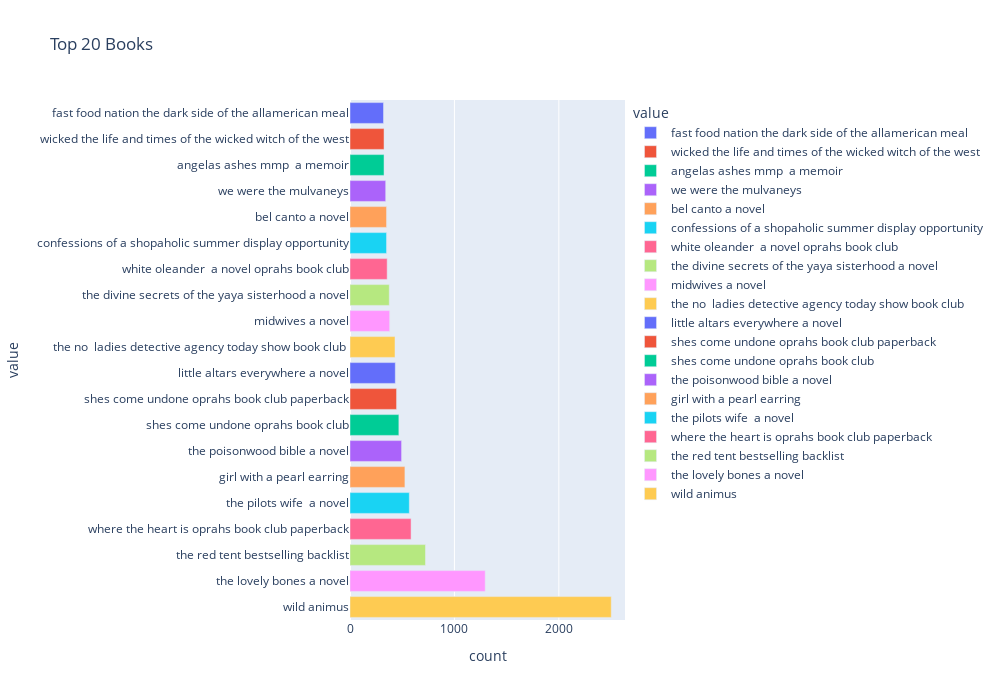

Here is the notebook cell this chart was saved with:
### Code cell
top_book = merge_data['book_title'].value_counts().reset_index()
top_book.columns = ['value', 'count']
top_book['value'] = top_book['value']
top_book = top_book.sort_values('count')
fig = px.bar(top_book.tail(20), x="count", y="value", title='Top 20 Books', orientation='h', color='value',
             width=1000, height=700)
fig.show()

### Figure 1 — Plotly figure (JSON) as saved in the notebook; plotly's stock layout.template omitted (floating-point values rounded to 4 significant figures)
{"data": [{"alignmentgroup": "True", "hovertemplate": "value=%{y}<br>count=%{x}<extra></extra>", "legendgroup": "fast food nation the dark side of the allamerican meal", "marker": {"color": "#636efa", "pattern": {"shape": ""}}, "name": "fast food nation the dark side of the allamerican meal", "offsetgroup": "fast food nation the dark side of the allamerican meal", "orientation": "h", "showlegend": true, "textposition": "auto", "type": "bar", "x": [321], "xaxis": "x", "y": ["fast food nation the dark side of the allamerican meal"], "yaxis": "y"}, {"alignmentgroup": "True", "hovertemplate": "value=%{y}<br>count=%{x}<extra></extra>", "legendgroup": "wicked the life and times of the wicked witch of the west", "marker": {"color": "#EF553B", "pattern": {"shape": ""}}, "name": "wicked the life and times of the wicked witch of the west", "offsetgroup": "wicked the life and times of the wicked witch of the west", "orientation": "h", "showlegend": true, "textposition": "auto", "type": "bar", "x": [326], "xaxis": "x", "y": ["wicked the life and times of the wicked witch of the west"], "yaxis": "y"}, {"alignmentgroup": "True", "hovertemplate": "value=%{y}<br>count=%{x}<extra></extra>", "legendgroup": "angelas ashes mmp  a memoir", "marker": {"color": "#00cc96", "pattern": {"shape": ""}}, "name": "angelas ashes mmp  a memoir", "offsetgroup": "angelas ashes mmp  a memoir", "orientation": "h", "showlegend": true, "textposition": "auto", "type": "bar", "x": [326], "xaxis": "x", "y": ["angelas ashes mmp  a memoir"], "yaxis": "y"}, {"alignmentgroup": "True", "hovertemplate": "value=%{y}<br>count=%{x}<extra></extra>", "legendgroup": "we were the mulvaneys", "marker": {"color": "#ab63fa", "pattern": {"shape": ""}}, "name": "we were the mulvaneys", "offsetgroup": "we were the mulvaneys", "orientation": "h", "showlegend": true, "textposition": "auto", "type": "bar", "x": [342], "xaxis": "x", "y": ["we were the mulvaneys"], "yaxis": "y"}, {"alignmentgroup": "True", "hovertemplate": "value=%{y}<br>count=%{x}<extra></extra>", "legendgroup": "bel canto a novel", "marker": {"color": "#FFA15A", "pattern": {"shape": ""}}, "name": "bel canto a novel", "offsetgroup": "bel canto a novel", "orientation": "h", "showlegend": true, "textposition": "auto", "type": "bar", "x": [350], "xaxis": "x", "y": ["bel canto a novel"], "yaxis": "y"}, {"alignmentgroup": "True", "hovertemplate": "value=%{y}<br>count=%{x}<extra></extra>", "legendgroup": "confessions of a shopaholic summer display opportunity", "marker": {"color": "#19d3f3", "pattern": {"shape": ""}}, "name": "confessions of a shopaholic summer display opportunity", "offsetgroup": "confessions of a shopaholic summer display opportunity", "orientation": "h", "showlegend": true, "textposition": "auto", "type": "bar", "x": [350], "xaxis": "x", "y": ["confessions of a shopaholic summer display opportunity"], "yaxis": "y"}, {"alignmentgroup": "True", "hovertemplate": "value=%{y}<br>count=%{x}<extra></extra>", "legendgroup": "white oleander  a novel oprahs book club", "marker": {"color": "#FF6692", "pattern": {"shape": ""}}, "name": "white oleander  a novel oprahs book club", "offsetgroup": "white oleander  a novel oprahs book club", "orientation": "h", "showlegend": true, "textposition": "auto", "type": "bar", "x": [356], "xaxis": "x", "y": ["white oleander  a novel oprahs book club"], "yaxis": "y"}, {"alignmentgroup": "True", "hovertemplate": "value=%{y}<br>count=%{x}<extra></extra>", "legendgroup": "the divine secrets of the yaya sisterhood a novel", "marker": {"color": "#B6E880", "pattern": {"shape": ""}}, "name": "the divine secrets of the yaya sisterhood a novel", "offsetgroup": "the divine secrets of the yaya sisterhood a novel", "orientation": "h", "showlegend": true, "textposition": "auto", "type": "bar", "x": [376], "xaxis": "x", "y": ["the divine secrets of the yaya sisterhood a novel"], "yaxis": "y"}, {"alignmentgroup": "True", "hovertemplate": "value=%{y}<br>count=%{x}<extra></extra>", "legendgroup": "midwives a novel", "marker": {"color": "#FF97FF", "pattern": {"shape": ""}}, "name": "midwives a novel", "offsetgroup": "midwives a novel", "orientation": "h", "showlegend": true, "textposition": "auto", "type": "bar", "x": [380], "xaxis": "x", "y": ["midwives a novel"], "yaxis": "y"}, {"alignmentgroup": "True", "hovertemplate": "value=%{y}<br>count=%{x}<extra></extra>", "legendgroup": "the no  ladies detective agency today show book club ", "marker": {"color": "#FECB52", "pattern": {"shape": ""}}, "name": "the no  ladies detective agency today show book club ", "offsetgroup": "the no  ladies detective agency today show book club ", "orientation": "h", "showlegend": true, "textposition": "auto", "type": "bar", "x": [431], "xaxis": "x", "y": ["the no  ladies detective agency today show book club "], "yaxis": "y"}, {"alignmentgroup": "True", "hovertemplate": "value=%{y}<br>count=%{x}<extra></extra>", "legendgroup": "little altars everywhere a novel", "marker": {"color": "#636efa", "pattern": {"shape": ""}}, "name": "little altars everywhere a novel", "offsetgroup": "little altars everywhere a novel", "orientation": "h", "showlegend": true, "textposition": "auto", "type": "bar", "x": [434], "xaxis": "x", "y": ["little altars everywhere a novel"], "yaxis": "y"}, {"alignmentgroup": "True", "hovertemplate": "value=%{y}<br>count=%{x}<extra></extra>", "legendgroup": "shes come undone oprahs book club paperback", "marker": {"color": "#EF553B", "pattern": {"shape": ""}}, "name": "shes come undone oprahs book club paperback", "offsetgroup": "shes come undone oprahs book club paperback", "orientation": "h", "showlegend": true, "textposition": "auto", "type": "bar", "x": [446], "xaxis": "x", "y": ["shes come undone oprahs book club paperback"], "yaxis": "y"}, {"alignmentgroup": "True", "hovertemplate": "value=%{y}<br>count=%{x}<extra></extra>", "legendgroup": "shes come undone oprahs book club", "marker": {"color": "#00cc96", "pattern": {"shape": ""}}, "name": "shes come undone oprahs book club", "offsetgroup": "shes come undone oprahs book club", "orientation": "h", "showlegend": true, "textposition": "auto", "type": "bar", "x": [468], "xaxis": "x", "y": ["shes come undone oprahs book club"], "yaxis": "y"}, {"alignmentgroup": "True", "hovertemplate": "value=%{y}<br>count=%{x}<extra></extra>", "legendgroup": "the poisonwood bible a novel", "marker": {"color": "#ab63fa", "pattern": {"shape": ""}}, "name": "the poisonwood bible a novel", "offsetgroup": "the poisonwood bible a novel", "orientation": "h", "showlegend": true, "textposition": "auto", "type": "bar", "x": [494], "xaxis": "x", "y": ["the poisonwood bible a novel"], "yaxis": "y"}, {"alignmentgroup": "True", "hovertemplate": "value=%{y}<br>count=%{x}<extra></extra>", "legendgroup": "girl with a pearl earring", "marker": {"color": "#FFA15A", "pattern": {"shape": ""}}, "name": "girl with a pearl earring", "offsetgroup": "girl with a pearl earring", "orientation": "h", "showlegend": true, "textposition": "auto", "type": "bar", "x": [526], "xaxis": "x", "y": ["girl with a pearl earring"], "yaxis": "y"}, {"alignmentgroup": "True", "hovertemplate": "value=%{y}<br>count=%{x}<extra></extra>", "legendgroup": "the pilots wife  a novel", "marker": {"color": "#19d3f3", "pattern": {"shape": ""}}, "name": "the pilots wife  a novel", "offsetgroup": "the pilots wife  a novel", "orientation": "h", "showlegend": true, "textposition": "auto", "type": "bar", "x": [568], "xaxis": "x", "y": ["the pilots wife  a novel"], "yaxis": "y"}, {"alignmentgroup": "True", "hovertemplate": "value=%{y}<br>count=%{x}<extra></extra>", "legendgroup": "where the heart is oprahs book club paperback", "marker": {"color": "#FF6692", "pattern": {"shape": ""}}, "name": "where the heart is oprahs book club paperback", "offsetgroup": "where the heart is oprahs book club paperback", "orientation": "h", "showlegend": true, "textposition": "auto", "type": "bar", "x": [585], "xaxis": "x", "y": ["where the heart is oprahs book club paperback"], "yaxis": "y"}, {"alignmentgroup": "True", "hovertemplate": "value=%{y}<br>count=%{x}<extra></extra>", "legendgroup": "the red tent bestselling backlist", "marker": {"color": "#B6E880", "pattern": {"shape": ""}}, "name": "the red tent bestselling backlist", "offsetgroup": "the red tent bestselling backlist", "orientation": "h", "showlegend": true, "textposition": "auto", "type": "bar", "x": [723], "xaxis": "x", "y": ["the red tent bestselling backlist"], "yaxis": "y"}, {"alignmentgroup": "True", "hovertemplate": "value=%{y}<br>count=%{x}<extra></extra>", "legendgroup": "the lovely bones a novel", "marker": {"color": "#FF97FF", "pattern": {"shape": ""}}, "name": "the lovely bones a novel", "offsetgroup": "the lovely bones a novel", "orientation": "h", "showlegend": true, "textposition": "auto", "type": "bar", "x": [1295], "xaxis": "x", "y": ["the lovely bones a novel"], "yaxis": "y"}, {"alignmentgroup": "True", "hovertemplate": "value=%{y}<br>count=%{x}<extra></extra>", "legendgroup": "wild animus", "marker": {"color": "#FECB52", "pattern": {"shape": ""}}, "name": "wild animus", "offsetgroup": "wild animus", "orientation": "h", "showlegend": true, "textposition": "auto", "type": "bar", "x": [2502], "xaxis": "x", "y": ["wild animus"], "yaxis": "y"}], "layout": {"barmode": "relative", "height": 700, "legend": {"title": {"text": "value"}, "tracegroupgap": 0}, "title": {"text": "Top 20 Books"}, "width": 1000, "xaxis": {"anchor": "y", "domain": [0, 1], "title": {"text": "count"}}, "yaxis": {"anchor": "x", "categoryarray": ["wild animus", "the lovely bones a novel", "the red tent bestselling backlist", "where the heart is oprahs book club paperback", "the pilots wife  a novel", "girl with a pearl earring", "the poisonwood bible a novel", "shes come undone oprahs book club", "shes come undone oprahs book club paperback", "little altars everywhere a novel", "the no  ladies detective agency today show book club ", "midwives a novel", "the divine secrets of the yaya sisterhood a novel", "white oleander  a novel oprahs book club", "confessions of a shopaholic summer display opportunity", "bel canto a novel", "we were the mulvaneys", "angelas ashes mmp  a memoir", "wicked the life and times of the wicked witch of the west", "fast food nation the dark side of the allamerican meal"], "categoryorder": "array", "domain": [0, 1], "title": {"text": "value"}}}}
